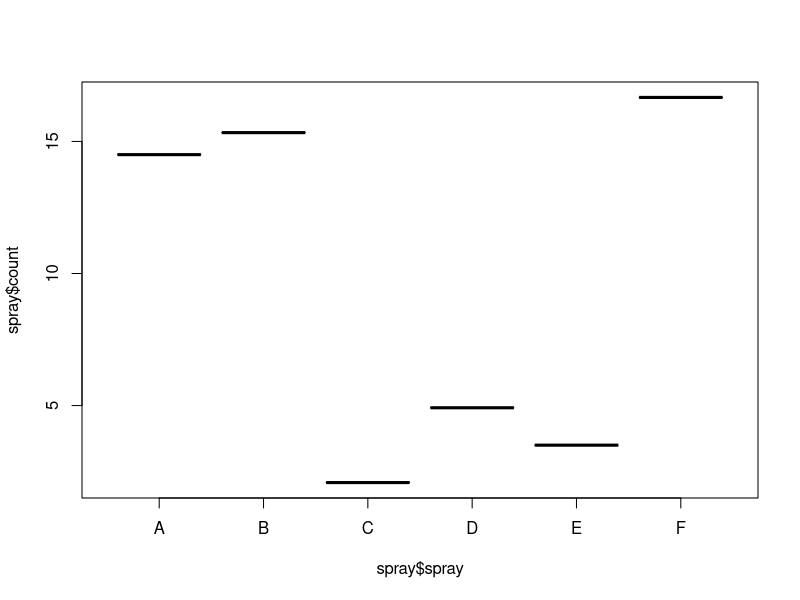
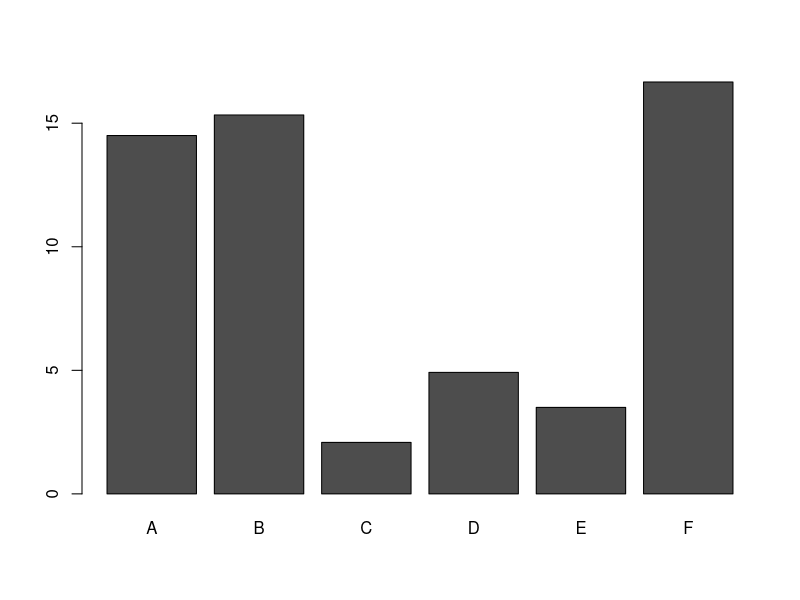
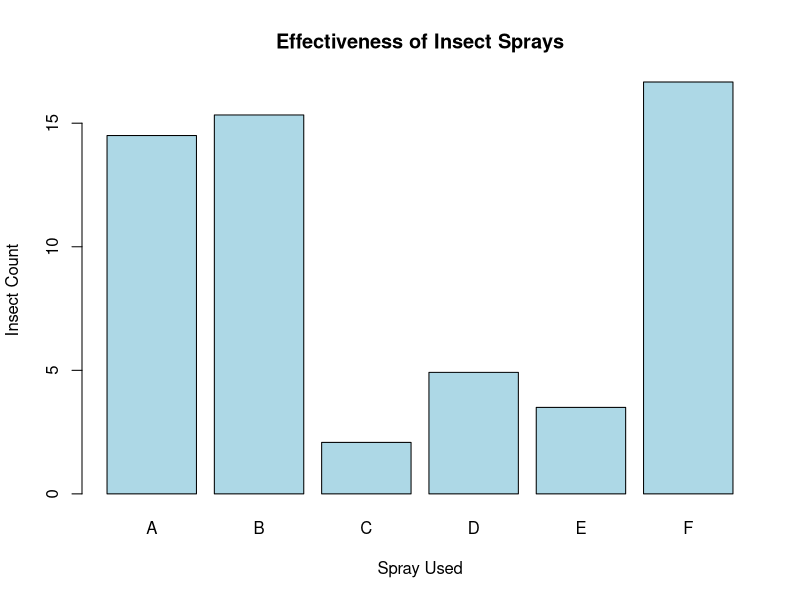

Generate these figures, in order, with R:
# Ex06_01
# Basic Bivariate Associaction Plot - Creating bar charts of groups means
# Finding associations between variables Qualitaive & Quantitative

# Load data
?InsectSprays
spray <- InsectSprays # Load with shorter name

# To plot means, first get the means for the group
# Bar charts are used to working with summary data

means <- aggregate(spray$count ~ spray$spray, FUN = mean)
means
plot(means) # Gets lines for means

# To get a barplot, need to extract means and reoganize
mean.data <- t(means[-1]) # Removes first columns, transposes second (swap rows in dataset, like pivot)
colnames(mean.data) <- means[, 1] # Getting column names from means table

# Basic barplot for means
barplot(mean.data)

# Modify barplot
barplot(mean.data,
        col = "lightblue",
        main = "Effectiveness of Insect Sprays",
        xlab = "Spray Used",
        ylab = "Insect Count")

rm(list= ls()) # Cleaning Up
